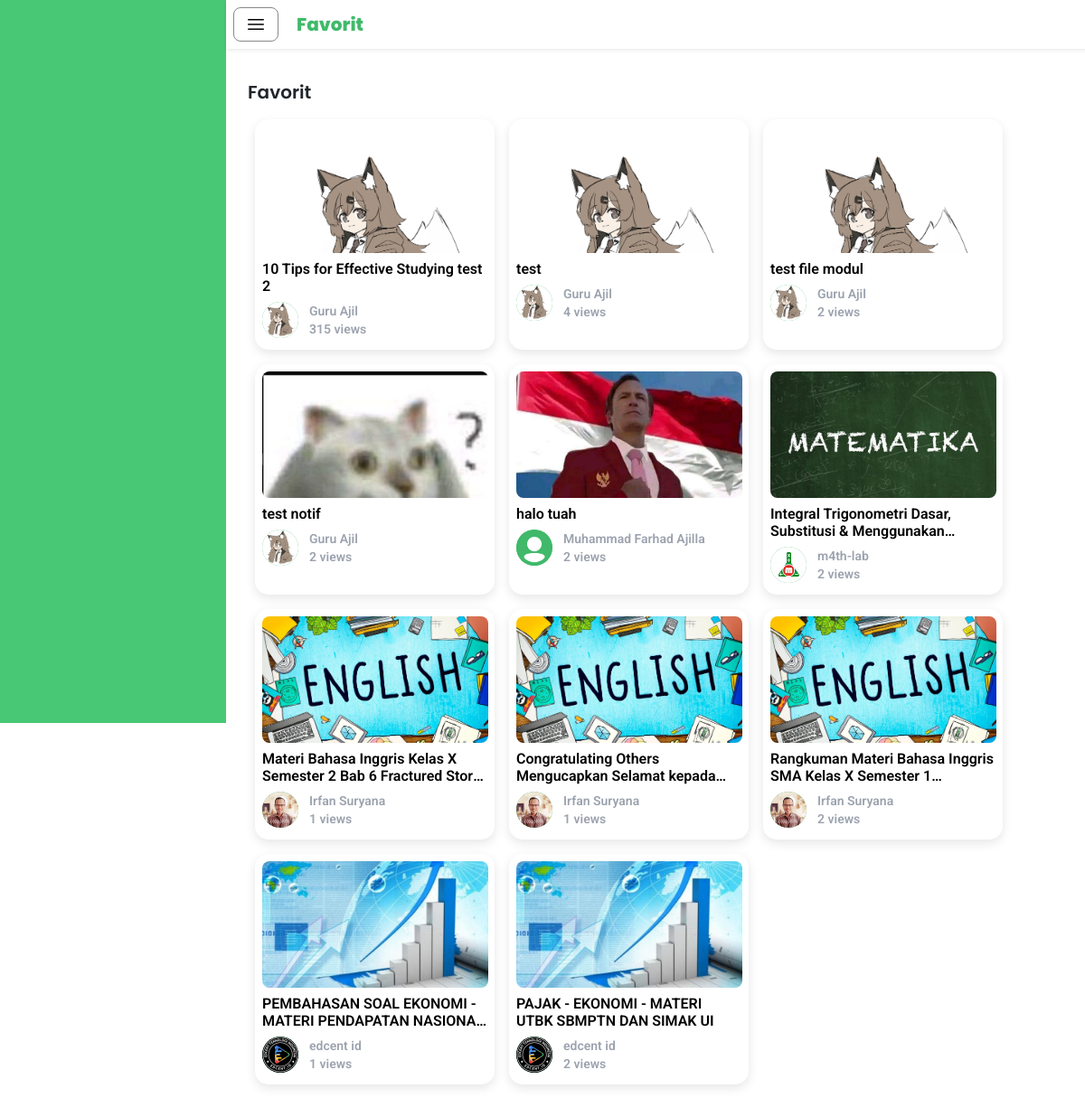
Page /siswa/favorit/index.php (signed in) on the committed database.
### tables this page shows
CREATE TABLE IF NOT EXISTS `video` (
  `videoID` int NOT NULL AUTO_INCREMENT,
  `teacherID` int NOT NULL,
  `video` varchar(255) NOT NULL DEFAULT '',
  `thumbnail` varchar(255) NOT NULL DEFAULT '',
  `title` varchar(255) NOT NULL,
  `views` int NOT NULL,
  `upload_date` datetime NOT NULL,
  `favorite` int DEFAULT '0',
  PRIMARY KEY (`videoID`),
  KEY `teacherID` (`teacherID`),
  CONSTRAINT `video_ibfk_1` FOREIGN KEY (`teacherID`) REFERENCES `guru` (`teacherID`) ON DELETE CASCADE ON UPDATE CASCADE
);

CREATE TABLE IF NOT EXISTS `user` (
  `userID` int NOT NULL AUTO_INCREMENT,
  `email` varchar(255) NOT NULL,
  `password` varchar(255) NOT NULL,
  `name` varchar(255) NOT NULL,
  `school` varchar(255) NOT NULL,
  `profile_photo` varchar(255) NOT NULL,
  `role` int NOT NULL,
  PRIMARY KEY (`userID`)
);

### siswa/favorit/listFavorit.php (called while the page is built, shortened)
<?php
include 'datastudentID.php';
$servername = "localhost";
$username = "root";
$password = "";
$dbname = "study_tube";
$conn = new mysqli($servername, $username, $password, $dbname);
$sqlvideoID = "SELECT videoID FROM favorit WHERE studentID = ?";
$stmt = $conn->prepare($sqlvideoID);
$stmt->bind_param("i", $studentID);
$stmt->execute();
$resultvideoID = $stmt->get_result();
$videoIDs = [];
while ($row = $resultvideoID->fetch_assoc()) {
    $videoIDs[] = $row['videoID'];
}
if (count($videoIDs) > 0) {
    $placeholders = implode(',', array_fill(0, count($videoIDs), '?'));
    $sql = "SELECT
                v.videoID AS video_id,
                v.title AS video_title,
                v.thumbnail AS video_thumbnail,
                v.video AS video_path,
                v.views as video_views,
                u.name AS guru_name,
                u.profile_photo AS guru_photo
            FROM
                video v
            JOIN
                guru g ON v.teacherID = g.teacherID
            JOIN
                user u ON g.userID = u.userID
            WHERE
                v.videoID IN ($placeholders)";
    $stmt = $conn->prepare($sql);
    $stmt->bind_param(str_repeat('i', count($videoIDs)), ...$videoIDs);
    $stmt->execute();
    $resultFavorit = $stmt->get_result();
} else {
    $output['error'] = "Tidak ada video favorit untuk studentID ini.";
}
?>

### siswa/favorit/datastudentID.php (called while the page is built, shortened)
<?php
$servername = "localhost";
$username = "root";
$password = "";
$dbname = "study_tube";
$conn = new mysqli($servername, $username, $password, $dbname);
$userID = $_SESSION['user_id'];
$sqlstudentID = "SELECT studentID FROM siswa JOIN user ON siswa.userID = user.userID WHERE user.userID = ?";
$stmtstudentID = $conn->prepare($sqlstudentID);
$stmtstudentID->bind_param("i", $userID);
$stmtstudentID->execute();
$resultstudentID = $stmtstudentID->get_result();
if ($row = $resultstudentID->fetch_assoc()) {
    $studentID = $row['studentID'];
} else {
    echo "Student ID tidak ditemukan.";
}
?>

### siswa/favorit/index.php (the view, shortened to what this page needs)
<?php
include 'listFavorit.php';
?>
<!DOCTYPE html>
<html lang="en">
<head>
    <script src="https://cdn.tailwindcss.com"></script>
    <link href="https://cdn.jsdelivr.net/npm/bootstrap@5.3.3/dist/css/bootstrap.min.css" rel="stylesheet">
    <link rel="stylesheet" href="/Study-Tube/siswa/style.css">
</head>
<body>
    <div id="sidebar" class="fixed top-0 left-0 h-screen bg-[#40BA6A]">
    </div>
    <div id="mainContent" class="main-content bg-white">
        <div class="fixed top-0 w-full bg-white z-50 shadow-sm">
            <div class="flex items-center space-x-5 p-2">
                <button id="toggleSidebar" class="btn btn-secondary col-rounded bg-white">
                    <svg xmlns="http://www.w3.org/2000/svg" fill="none" viewBox="0 0 24 24" stroke-width="1.5" stroke="black" class="size-6">
                        <path stroke-linecap="round" stroke-linejoin="round" d="M3.75 6.75h16.5M3.75 12h16.5m-16.5 5.25h16.5" />
                    </svg>
                </button>
                <h1 class="font-poppins font-extrabold text-[#40BA6A] text-xl my-auto">Favorit</h1>
            </div>
        </div>
        <div class="container mt-12 p-3 my-min px-4 overflow-y-hidden">
                <h1 class="font-poppins mb-2 text-xl mt-4">Favorit</h1>
                <div class="container p-2 mb-2">
                    <div class="space-x-2 space-y-3">
                        <div id="containerVideo" class="flex flex-wrap gap-3">
                            <?php if ($resultFavorit && $resultFavorit->num_rows > 0): ?>
                                <?php while ($video = $resultFavorit->fetch_assoc()): ?>
                                    <div
                                        onclick="location.href='/Study-Tube/siswa/tonton/index.php?video=<?php echo urlencode($video['video_path']); ?>&videoID=<?php echo $video['video_id']; ?>'"
                                        class="w-[265px] h-[255px] col-rounded-shadow cursor-pointer p-2"
                                    >
                                        <div class="overflow-hidden w-[250px] h-[140px] rounded-lg bg-white">
                                            <div class="mx-auto item thumbnail">
                                                <img
                                                    src="<?= htmlspecialchars($video['video_thumbnail']) ?>"
                                                    alt="<?= htmlspecialchars($video['video_title']) ?>"
                                                    class="w-full h-full object-cover"
                                                >
                                            </div>
                                        </div>
                                        <h1 class="font-roboto text-black text-ellipsis overflow-hidden line-clamp-2 mt-2">
                                            <?= htmlspecialchars($video['video_title']) ?>
                                        </h1>
                                        <div class="row mt-2">
                                            <div class="flex space-x-3">
                                                <div class="mx-auto overflow-hidden w-[40px] h-[40px] rounded-full bg-[#40BA6A]">
                                                    <div class="mx-auto">
                                                        <img
                                                            src="<?= htmlspecialchars($video['guru_photo']) ?>"
                                                            alt="<?= htmlspecialchars($video['guru_name']) ?>"
                                                            class="w-full h-full object-cover"
                                                        >
                                                    </div>
                                                </div>
                                                <div class="col">
                                                    <h1 class="font-roboto text-gray-400 text-sm truncate overflow-hidden">
                                                        <?= htmlspecialchars($video['guru_name']) ?>
                                                    </h1>
                                                    <h1 class="font-roboto text-gray-400 text-sm truncate overflow-hidden">
                                                        <?= htmlspecialchars($video['video_views']) ?> views
                                                    </h1>
                                                </div>
                                            </div>
                                        </div>
                                    </div>
                                <?php endwhile; ?>
                            <?php else: ?>
                                <p class="font-roboto font-normal mb-2 text-l">Belum ada video favorit.</p>
                            <?php endif; ?>
                        </div>
                    </div>
                </div>
    </div>
</body>
</html>

### siswa/style.css (style rules this page uses)
.font-poppins { font-family: 'Poppins', sans-serif; font-weight: 600; }
.col-rounded { border-radius: 0.5rem; border-width: 1px; border-color: #888; }
.col-rounded-shadow { border-radius: 15px; box-shadow: 0px 4px 12px rgba(0, 0, 0, 0.1); }
.font-roboto { font-family: 'Roboto', sans-serif; font-weight: 600; }
#sidebar { height: 100vh; position: fixed; top: 0; left: 0; z-index: 10; transition: transform 0.3s ease-in-out; width: 250px; background-color: #48c774; color: white; }
.main-content { margin-left: 250px; transition: margin-left 0.3s ease-in-out; }

### rows in the picture
video: thumbnail (picture), title "10 Tips for Effective Studying test 2", user.profile_photo (picture), user.name "Guru Ajil", views "315"
video: thumbnail+title (picture), title "test", user.profile_photo (picture), user.name "Guru Ajil", views "4"
video: thumbnail (picture), title "test file modul", user.profile_photo (picture), user.name "Guru Ajil", views "2"
video: thumbnail (picture), title "test notif", user.profile_photo (picture), user.name "Guru Ajil", views "2"
video: thumbnail (picture), title "halo tuah", user.profile_photo (picture), user.name "Muhammad Farhad Ajilla", views "2"
video: thumbnail (picture), title "Integral Trigonometri Dasar, Substitusi &…", user.profile_photo (picture), user.name "m4th-lab", views "2"
video: thumbnail (picture), title "Materi Bahasa Inggris Kelas X Semester 2 Bab 6 Fractured…", user.profile_photo (picture), user.name "Irfan Suryana", views "1"
video: thumbnail (picture), title "Congratulating Others Mengucapkan Selamat…", user.profile_photo (picture), user.name "Irfan Suryana", views "1"
video: thumbnail (picture), title "Rangkuman Materi Bahasa Inggris SMA Kelas X Semester…", user.profile_photo (picture), user.name "Irfan Suryana", views "2"
video: thumbnail (picture), title "PEMBAHASAN SOAL EKONOMI - MATERI PENDAPATAN…", user.profile_photo (picture), user.name "edcent id", views "1"
video: thumbnail (picture), title "PAJAK - EKONOMI - MATERI UTBK SBMPTN DAN SIMAK UI", user.profile_photo (picture), user.name "edcent id", views "2"
